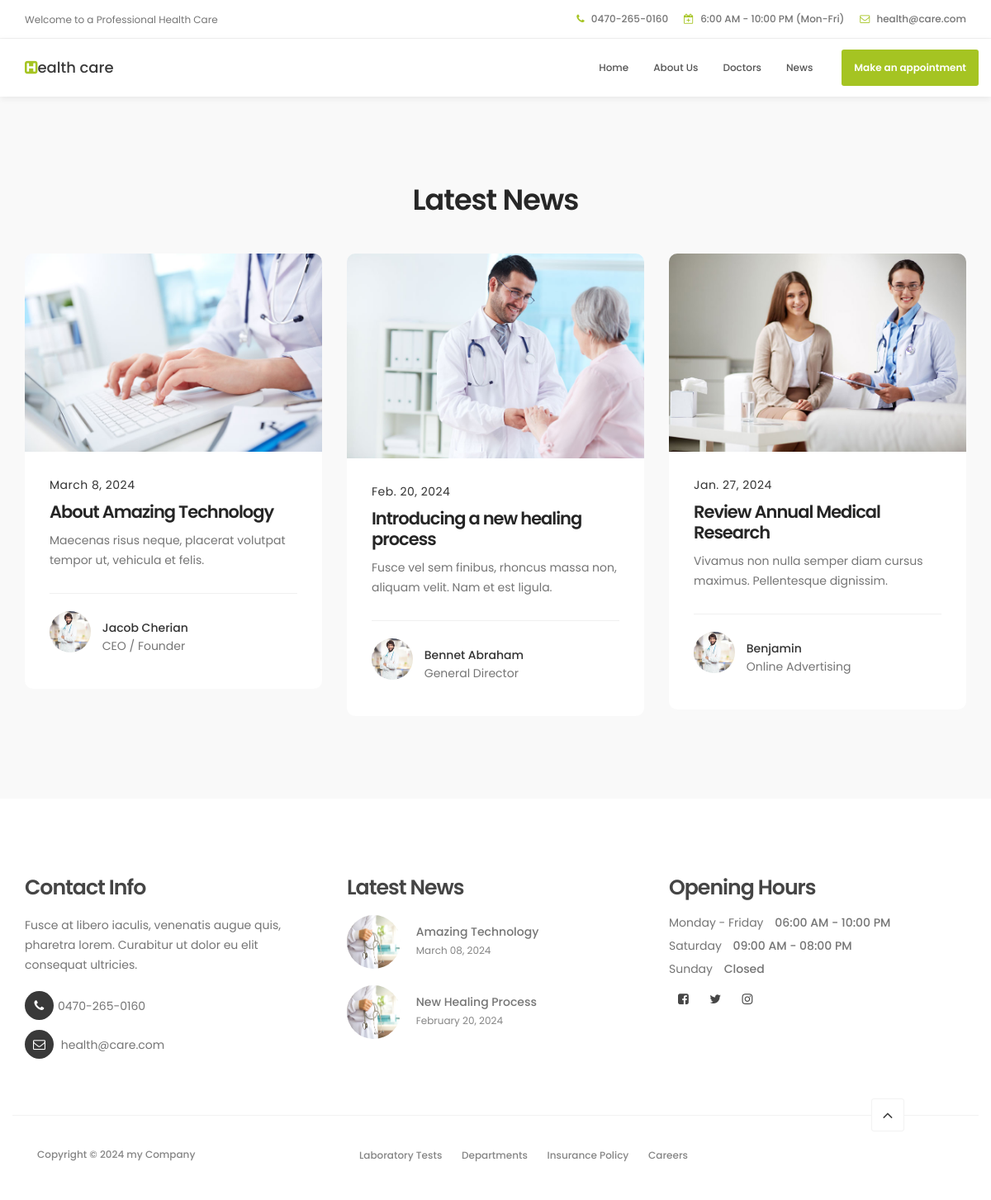
Page /news on the committed database.
### healthapp/models.py (models this page shows, shortened)
class News(models.Model):
    date = models.DateField()
    news_title = models.CharField(max_length=200)
    news_image = models.ImageField(upload_to='media/')
    description = models.TextField()
    autor = models.CharField(max_length=20)
    depart = models.CharField(max_length=200)

### healthapp/views.py (the view)
# urls.py: path('news', views.news_view, name='news'),
def news_view(request):
    news = News.objects.all()
    return render(request, 'news.html', {"news": news})

### templates/news.html
 {% extends 'base.html' %}
{% block content %}
    {% include 'news_details.html' %}
{% endblock %}

### templates/news_details.html (shortened to what this page needs)
<!DOCTYPE html>
{% load static %}
<html lang="en">
<head>
</head>
<body>
     <section id="news" data-stellar-background-ratio="2.5">
        <div class="container">
             <div class="row">
                  <div class="col-md-12 col-sm-12">
                       <div class="section-title wow fadeInUp" data-wow-delay="0.1s">
                            <h2>Latest News</h2>
                       </div>
                  </div>
                  {% for news in news %}
                  <div class="col-md-4 col-sm-6">
                       <div class="news-thumb wow fadeInUp" data-wow-delay="0.4s">
                            <a href="#">
                                 <img src="{{ news.news_image.url }}" class="img-responsive" alt="">
                            </a>
                            <div class="news-info">
                                 <span>{{news.date}}</span>
                                 <h3><a href="#">{{news.news_title}}</a></h3>
                                 <p>{{news.description}}</p>
                                 <div class="author">
                                      <img src="{% static 'images/author-image.jpg' %}" class="img-responsive" alt="">
                                      <div class="author-info">
                                           <h5>{{news.autor}}</h5>
                                           <p>{{news.depart}}</p>
                                      </div>
                                 </div>
                            </div>
                       </div>
                  </div>
                  {% endfor %}
             </div>
        </div>
   </section>
</body>
</html>

### static/css/tooplate-style.css (style rules this page uses)
body { background: #ffffff; font-family: 'Poppins', sans-serif; overflow-x: hidden; }
h1,h2,h3,h4,h5,h6 { font-weight: 600; line-height: inherit; }
h1,h2,h3,h4 { letter-spacing: -1px; }
h5 { font-weight: 500; }
h2 { color: #272727; font-size: 3em; padding-bottom: 10px; }
h3 { font-size: 1.8em; line-height: 1.2em; margin-bottom: 0; }
p { color: #757575; font-size: 14px; font-weight: normal; line-height: 24px; }
html { -webkit-font-smoothing: antialiased; }
a { color: #252525; -webkit-transition: 0.5s; transition: 0.5s; text-decoration: none !important; }
.section-title { padding-bottom: 20px; }
.section-title h2 { margin-top: 0; }
.news-thumb { background: #ffffff; border-radius: 10px; }
.news-thumb img { border-radius: 10px 10px 0 0; }
.news-info { padding: 30px; text-align: left; }
.news-info span { display: block; letter-spacing: 0.5px; }
.news-info h3 { margin-top: 10px; margin-bottom: 10px; }
.author { border-top: 1px solid #f0f0f0; padding-top: 1.5em; margin-top: 2em; }
.author img, .author .author-info { display: inline-block; vertical-align: top; }
.author-info h5 { margin-bottom: 0; }
.author img { border-radius: 100%; width: 50px; height: 50px; margin-right: 10px; }
#about, #team, #news, #news-detail { position: relative; padding-top: 100px; padding-bottom: 100px; }
#news, #service { text-align: center; }
#news, #news-detail { background: #f9f9f9; }
@media only screen and (max-width: 1200px) { h2 { font-size: 2.5em; } }
@media only screen and (max-width: 1200px) { h3 { font-size: 1.5em; } }

### rows in the picture
News: news_image (picture), date "March 8, 2024", news_title "About Amazing Technology", description "Maecenas risus neque, placerat volutpat tempor ut, vehicula et felis.", autor "Jacob Cherian", depart "CEO / Founder"
News: news_image (picture), date "Feb. 20, 2024", news_title "Introducing a new healing process", description "Fusce vel sem finibus, rhoncus massa non, aliquam velit. Nam et est ligula.", autor "Bennet Abraham", depart "General Director"
News: news_image (picture), date "Jan. 27, 2024", news_title "Review Annual Medical Research", description "Vivamus non nulla semper diam cursus maximus. Pellentesque dignissim.", autor "Benjamin", depart "Online Advertising"
